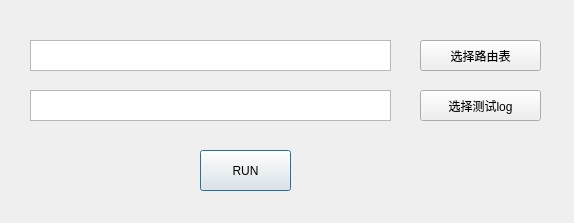
<?xml version="1.0" encoding="UTF-8"?>
<ui version="4.0">
 <class>SignalReport</class>
 <widget class="QDialog" name="SignalReport">
  <property name="geometry">
   <rect>
    <x>0</x>
    <y>0</y>
    <width>574</width>
    <height>223</height>
   </rect>
  </property>
  <property name="windowTitle">
   <string>kanwairen</string>
  </property>
  <widget class="QPushButton" name="pushButton_3">
   <property name="geometry">
    <rect>
     <x>200</x>
     <y>150</y>
     <width>91</width>
     <height>41</height>
    </rect>
   </property>
   <property name="text">
    <string>RUN</string>
   </property>
  </widget>
  <widget class="QTextBrowser" name="textBrowser_2">
   <property name="geometry">
    <rect>
     <x>30</x>
     <y>90</y>
     <width>361</width>
     <height>31</height>
    </rect>
   </property>
  </widget>
  <widget class="QPushButton" name="pushButton_4">
   <property name="geometry">
    <rect>
     <x>420</x>
     <y>40</y>
     <width>121</width>
     <height>31</height>
    </rect>
   </property>
   <property name="text">
    <string>选择路由表</string>
   </property>
  </widget>
  <widget class="QTextBrowser" name="textBrowser_3">
   <property name="geometry">
    <rect>
     <x>30</x>
     <y>40</y>
     <width>361</width>
     <height>31</height>
    </rect>
   </property>
  </widget>
  <widget class="QPushButton" name="pushButton_5">
   <property name="geometry">
    <rect>
     <x>420</x>
     <y>90</y>
     <width>121</width>
     <height>31</height>
    </rect>
   </property>
   <property name="text">
    <string>选择测试log</string>
   </property>
  </widget>
 </widget>
 <resources/>
 <connections>
  <connection>
   <sender>pushButton_4</sender>
   <signal>clicked()</signal>
   <receiver>SignalReport</receiver>
   <slot>select_router_table()</slot>
   <hints>
    <hint type="sourcelabel">
     <x>508</x>
     <y>51</y>
    </hint>
    <hint type="destinationlabel">
     <x>422</x>
     <y>13</y>
    </hint>
   </hints>
  </connection>
  <connection>
   <sender>pushButton_5</sender>
   <signal>clicked()</signal>
   <receiver>SignalReport</receiver>
   <slot>select_test_log()</slot>
   <hints>
    <hint type="sourcelabel">
     <x>490</x>
     <y>117</y>
    </hint>
    <hint type="destinationlabel">
     <x>490</x>
     <y>165</y>
    </hint>
   </hints>
  </connection>
  <connection>
   <sender>pushButton_3</sender>
   <signal>clicked()</signal>
   <receiver>SignalReport</receiver>
   <slot>run()</slot>
   <hints>
    <hint type="sourcelabel">
     <x>270</x>
     <y>179</y>
    </hint>
    <hint type="destinationlabel">
     <x>354</x>
     <y>170</y>
    </hint>
   </hints>
  </connection>
 </connections>
 <slots>
  <slot>select_router_table()</slot>
  <slot>select_test_log()</slot>
  <slot>run()</slot>
 </slots>
</ui>
